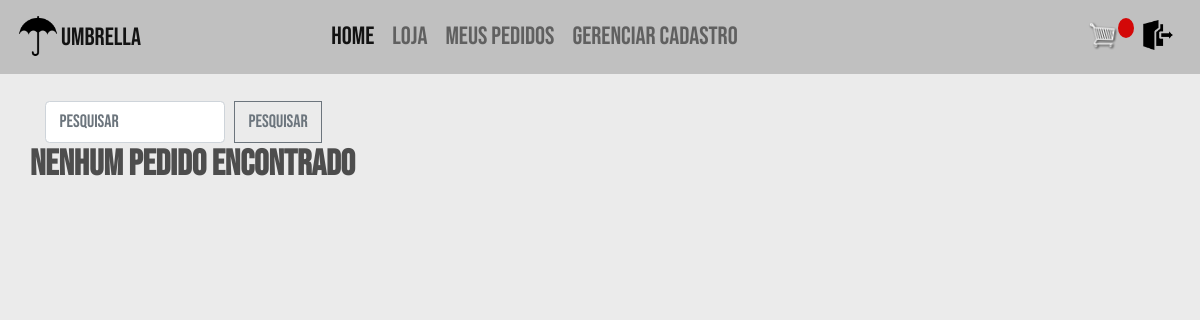
Before: /meus_pedidos/ (signed in) with the older database file.
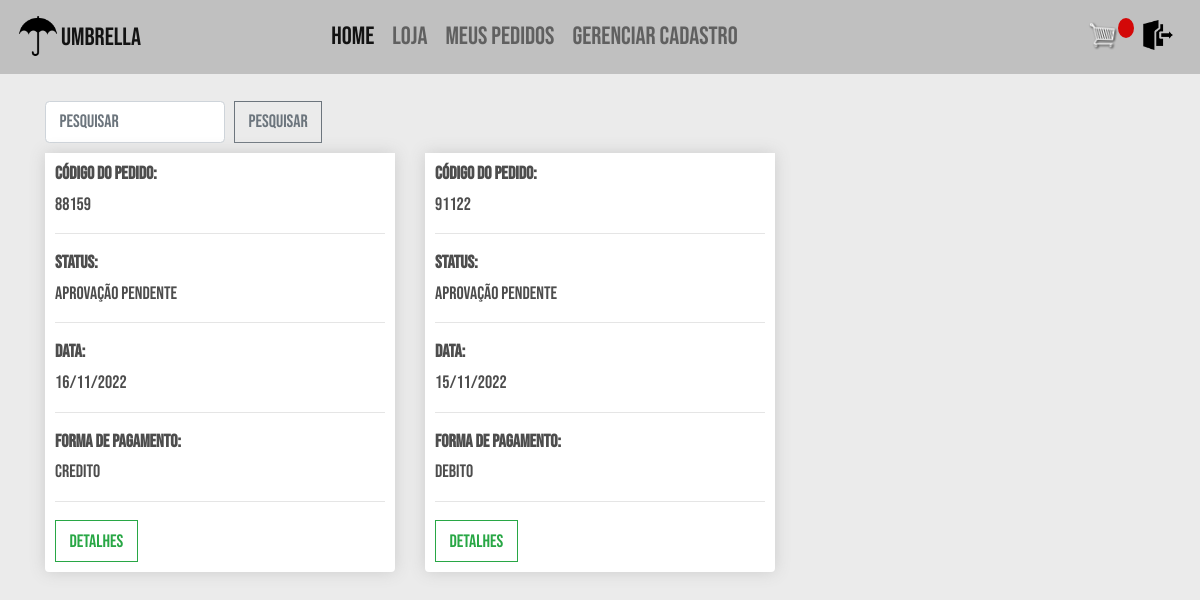
After: the same page with the newer database file.
### vendas/models.py (models this page shows, shortened)
class Pedido(models.Model):
    cod_pedido = models.CharField(
        _("código do pedido"), max_length=100, null=True)
    APROV_PEND = "aprovacao_pendente"
    APROVADO = "aprovado"
    ENVIADO = "enviado"
    FINALIZADO = "finalizado"
    opcoes_status = [
        (APROV_PEND, "Aprovação pendente"),
        (APROVADO, "Aprovado"),
        (ENVIADO, "Enviado"),
        (FINALIZADO, "Finalizado"),
    ]
    status = models.CharField(choices=opcoes_status,
                              max_length=50, null=True, blank=True, default=APROV_PEND)
    completo = models.BooleanField(default=False)
    data = models.DateTimeField(
        _("data do pedido"), default=timezone.now, null=True, blank=True)
    subtotal = models.FloatField(
        _("valor pré-desconto do pedido"), null=True, blank=True)
    total = models.FloatField(
        _("valor total do pedido"), null=True, blank=True)
    CREDITO = "credito"
    DEBITO = "debito"
    PIX = "pix"
    BOLETO = "boleto"
    opcoes_pagamento = [
        (CREDITO, "Credito"),
        (DEBITO, "Debito"),
        (PIX, "Pix"),
        (BOLETO, "Boleto"),
    ]
    metodo_de_pagamento = models.CharField(
        choices=opcoes_pagamento, max_length=200, null=True, blank=True)
    franquia = models.ForeignKey(Franquia, verbose_name=_(
        "franquia"), on_delete=models.SET_NULL, null=True, blank=True)
    loja = models.ForeignKey(Loja, verbose_name=_(
        "loja"), on_delete=models.SET_NULL, null=True, blank=True)
    revendedor = models.ForeignKey(Revendedor, verbose_name=_(
        "revendedor"), on_delete=models.SET_NULL, null=True, blank=True)

### vendas/views.py (the view, shortened to what this page needs)
# urls.py: path('meus_pedidos/', views.mostrarPedidos, name='meus_pedidos'),
@login_required
def mostrarPedidos(request):
    if request.user.tipo == User.REVENDEDOR:
        try:
            request.user.revendedor
        except:
            sweetify.error(
                request, 'Porfavor cadastre seus dados antes de fazer um pedido')
            return redirect('perfil')
        pedidos = Pedido.objects.filter(revendedor=request.user.revendedor).exclude(
            completo=False).order_by('-data')
    return render(request, "vendas/meus_pedidos.html", {'pedidos': pedidos})

### users/models.py (called while the page is built)
    def __str__(self):
        return self.email

### vendas/templates/vendas/meus_pedidos.html
{% extends 'vendas/base.html' %}
{% load static %}
{% block content %}
	<form class="form-inline" action="{% url 'pesquisa_pedidos' %}" method="get">
		<input class="form-control mr-sm-2" name="q" type="search" placeholder="Pesquisar" aria-label="Pesquisar">
		<button class="btn btn-outline-secondary my-2 my-sm-0" type="submit">Pesquisar</button>
  	</form>
	<div class="row">
		{% if not pedidos %}
		<h2><strong>Nenhum pedido encontrado</strong></h2>
		{% else %}
			{% for pedido in pedidos %}
				<div class="col-lg-4">
					<div class="box-element product">
						<h6><strong>Código do Pedido:</strong></h6>
						<h6>{{pedido.cod_pedido}}</h6>
						<hr>
						<h6><strong>Status:</strong></h6>
						<h6>{{pedido.get_status_display}}</h6>
						<hr>
						<h6><strong>Data:</strong></h6>
						<h6>{{pedido.data|date:"d/m/Y" }}</h6>
						<hr>
						<h6><strong>Forma de pagamento:</strong></h6>
						<h6>{{pedido.metodo_de_pagamento}}</h6>
						<hr>
						<a class="btn btn-outline-success" href="{% url 'detalhe_pedido' pedido.id %}">Detalhes</a>
					</div>
				</div>
			{% endfor %}
		{% endif %}
	</div>
{% endblock content %}

Changed rows visible on the page:
added Pedido: cod_pedido "88159", status "Aprovação pendente", data "16/11/2022", metodo_de_pagamento "credito"
now on this page (row edited): Pedido: cod_pedido "91122", status "Aprovação pendente", data "15/11/2022", metodo_de_pagamento "debito"
Other visible differences:
text no longer shown: "Nenhum pedido encontrado"
